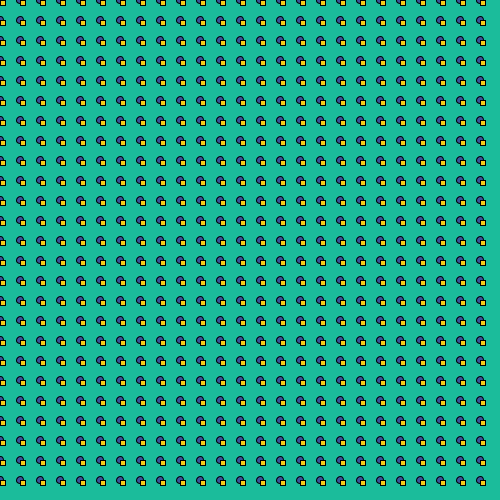
Frame 1 (no input)
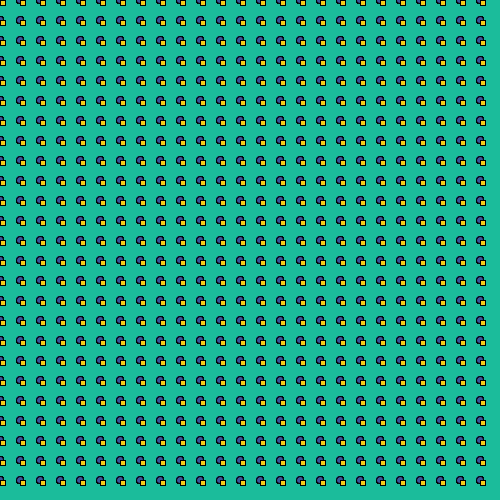
Frame 60 (the mouse pressed at the canvas centre just before this capture)
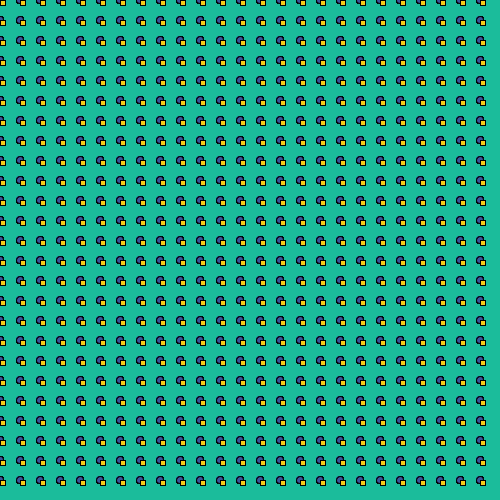
Frame 120 (the mouse held since frame 60 and released just before this capture)

The Processing sketch that drew these frames (run headless with seeded random() and noise(); from frame 60 on, the mouse is pressed at the canvas centre):

// Processing sketch: s02t01margaux
// ── s02t01margaux.pde
//Expresión Digital - Diseño Digital - UDD - 2016
//Margaux Leroy
//s02t01margaux

/*
Aplicación de los funciones aprendidas en clase - con 4 colores diferentes
*/

//declaración de variables
  //de colores
  int a = #1BBC9B;
  int b = #3A539B;
  int c = #F7CA18;
  
  //de posición
  int x = 0;     
  int y = 5;   
    
  void setup(){
    size (500, 500); //tamaño del canvas
    background(a); //color del fondo
}
                    
  void draw() {   
    //formas en todo el canvas 
      for (int i = 0; i < width; i += 20){        //distancia de 20px en la anchura
        for (int j = 0; j < height; j += 20){     //distancia de 20px en la altura
          
    fill(b);                           //relleno azul
    ellipse(i, j, y*1.5, y*1.5);      //
    fill(c);                          //relleno amarillo 
    stroke(0);                        //contorno negro
    rect(i, j, y, y);                 //
    
     }
    }
  }
